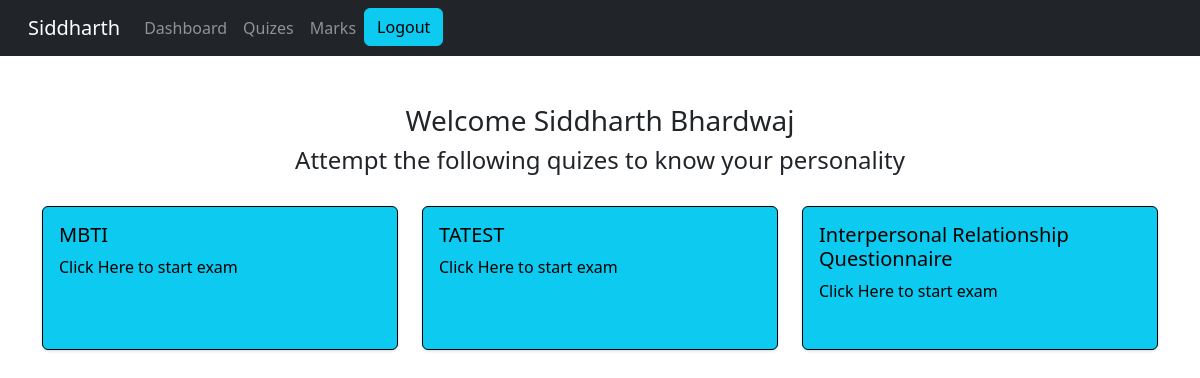
/student/student-dashboard (signed in), run on the app's committed database.
### quiz/models.py (models this page shows, shortened)
class Course(models.Model):
   course_name = models.CharField(max_length=50)
   question_number = models.PositiveIntegerField()
   total_marks = models.PositiveIntegerField()

### student/views.py (the view)
# urls.py: path('student-dashboard', views.student_dashboard_view,name='student-dashboard'),
@login_required(login_url='studentlogin')
@user_passes_test(is_student)
def student_dashboard_view(request):
    courses=QMODEL.Course.objects.all()
    return render(request,'student/student_dashboard.html',{'courses':courses})

### student/views.py (called while the page is built)
def is_student(user):
    return user.groups.filter(name='STUDENT').exists()

### student/templates/student/student_dashboard.html (shortened to what this page needs)
{% extends 'student/studentbase.html' %}
{% block content %}
<head>
    <link href="http://netdna.bootstrapcdn.com/bootstrap/4.0.0-beta/css/bootstrap.min.css" rel="stylesheet">
    <link rel="stylesheet" href="https://maxcdn.bootstrapcdn.com/bootstrap/4.4.1/css/bootstrap.min.css">
    <link href="https://maxcdn.bootstrapcdn.com/font-awesome/4.3.0/css/font-awesome.min.css" rel="stylesheet">
    <link href="https://cdn.jsdelivr.net/npm/bootstrap@5.3.1/dist/css/bootstrap.min.css" rel="stylesheet">
  </head>
<br><br>
<div class="container">
  <div class = "text-center">
    <h3> Welcome {{request.user.first_name}} {{request.user.last_name}}  </h3>
    <h4> Attempt the following quizes to know your personality </h4>
  </div>
  <br>
  <div class="row">
      {% for course in courses %}
      <div class="col-md-4 col-sm-6 mb-3">
          <a href="{% url 'take-exam' course.id %}">
              <div class="card text-bg-info h-100">
                  <div class="card-body">
                      <h5 class="card-title">{{ course.course_name }}</h5>
                      <p class="card-text">Click Here to start exam</p>
                  </div>
              </div>
          </a>
      </div>
      {% endfor %}
  </div>
</div>
{% endblock content %}

### student/templates/student/studentbase.html (shortened to what this page needs)
<!DOCTYPE html>
{% load static %}
<html lang="en" dir="ltr">
<head>
  <link href="https://cdn.jsdelivr.net/npm/bootstrap@5.3.2/dist/css/bootstrap.min.css" rel="stylesheet">
  <link rel="stylesheet" href="https://cdnjs.cloudflare.com/ajax/libs/font-awesome/5.12.1/css/all.min.css">
</head>
<body>
<nav class="navbar navbar-expand-lg navbar-dark bg-dark">
  <div class="container-fluid">
    <a class="navbar-brand mx-3" href="#">{{request.user.first_name}}</a>
      <div class="collapse navbar-collapse mx -3" id="navbarNav">
          <ul class="navbar-nav">
              <li class="nav-item">
                  <a class="nav-link mx - 3" href="/student/student-dashboard">Dashboard</a>
              </li>
              <li class="nav-item">
                  <a class="nav-link mx - 3 " href="/student/student-exam">Quizes</a>
              </li>
              <li class="nav-item">
                  <a class="nav-link mx - 3" href="/student/student-marks">Marks</a>
              </li>
              <li class="nav-item">
                <a class = "btn btn-info" class="nav-link" href="/logout">Logout</a>
            </li>
        </ul>
      </div>
  </div>
</nav>
  {% block content %}
  {% endblock content %}
  <br><br><br>
  {% include "quiz/footer.html" %}
</body>
</html>

### student/templates/student/studentbase.html (style rules this page uses)
a:link { text-decoration: none; }
body { margin: 0; padding: 0; font-family: "Gill Sans", sans-serif;; }

### student/templates/student/student_dashboard.html (style rules this page uses)
a:link { text-decoration: none; }
.card { -webkit-box-shadow: 0 1px 2.94px 0.06px rgba(4, 26, 55, 0.16); box-shadow: 0 1px 2.94px 0.06px rgba(4, 26, 55, 0.16); border: 1px solid black; margin-bottom: 30px; -webkit-transition: all 0.3s ease-in-out; transition: all 0.3s ease-in-out; }

### data on the page
Course: course_name "MBTI"
Course: course_name "TATEST"
Course: course_name "Interpersonal Relationship Questionnaire"

### other printed values
{{ request.user.first_name }} "Siddharth"
{{ request.user.last_name }} "Bhardwaj"
